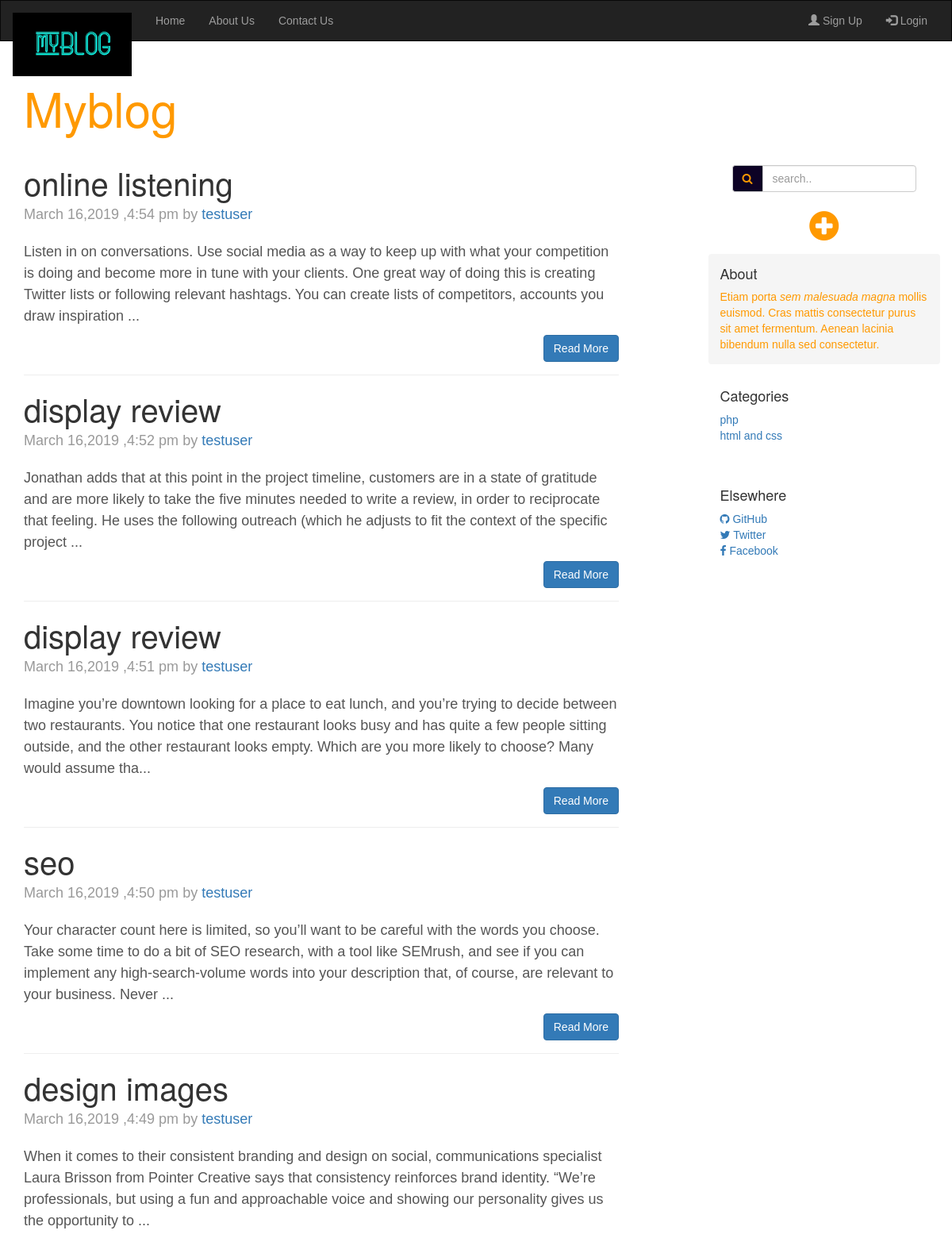
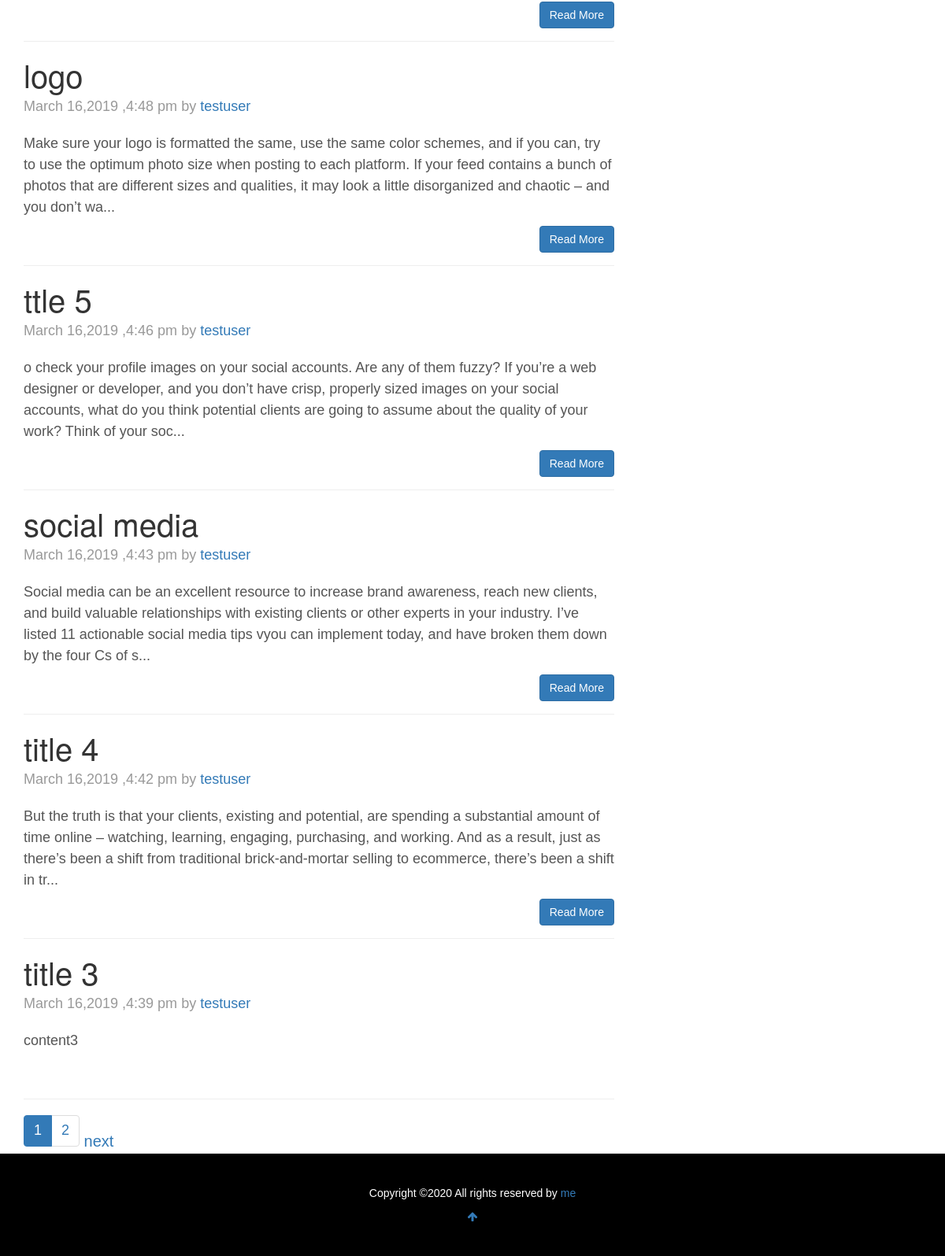
/category.php?id=1, run on the app's committed database (2 pictures, top to bottom).
### tables this page shows
CREATE TABLE `posts` (
  `id` int(11) NOT NULL,
  `cat_id` int(11) NOT NULL,
  `title` text NOT NULL,
  `content` text NOT NULL,
  `author` varchar(255) NOT NULL,
  `tags` text NOT NULL,
  `date` timestamp NOT NULL DEFAULT current_timestamp()
);

CREATE TABLE `users` (
  `user_id` int(11) NOT NULL,
  `email` text NOT NULL,
  `name` text NOT NULL,
  `password` text NOT NULL
);

CREATE TABLE `category` (
  `id` int(11) NOT NULL,
  `title` text NOT NULL
);

### lib/functions.php (called while the page is built)
<?php
	function formatDate($date){
		return date('F j,Y ,g:i a',strtotime($date));
	}
?>

### project.php (called while the page is built)
<?php
$loc = "";
?>

### category.php (the view, shortened to what this page needs)
<?php include_once "project.php" ?>
<?php
	include_once "lib/db.php";
	include_once "lib/functions.php";
	$db = new database();
	if(isset($_GET["id"])){
		$id = $_GET["id"];
		$query = "select * from posts where cat_id ='$id' order by id desc";
	}
	if(isset($_GET["pgno"])){
		$cur_pg=$_GET["pgno"];
	}
	else{
		$cur_pg=1;
	}
	$db->setpage($cur_pg);
	$pager = $db->paging($_GET["id"],"");
	$query .=" limit ".(($cur_pg-1)*10).",10";
	$posts = $db->select($query);
?>
<?php include_once "includes/nav.php"?>
    <div class="container">
      <div class="blog-header">
        <h1 class="blog-title txt-yellow">Myblog</h1>
      </div>
      <div class="row">
        <div class="col-sm-8 blog-main">
			<?php
			if($posts == true){
			while($row = $posts->fetch_array()):
			$anm = $row["author"];
			$query1 = "select * from users where user_id ='$anm'";
			$posts1 = $db->select($query1);
			$row1 = $posts1->fetch_array();
			?>
				<div class='blog-post'>
					<h2 class='blog-post-title'><?php echo $row['title']; ?></h2>
					<p class='blog-post-meta'><?php echo formatDate($row["date"]); ?> by <a href='#'><?php echo $row1["name"]; ?></a></p>
					<p><?php echo substr($row["content"],0,300); if(strlen($row["content"]) > 300) echo("...");?></p>
					<?php
					if(strlen($row["content"]) > 300): ?>
						<a href='single.php?id=<?php echo $row["id"];?>' class='readmore btn btn-primary' style="float:right">Read More </a>
					<?php endif;
					?>
				</div>
				<hr />
			<?php
			endwhile;
			echo $pager
			?>
			<?php
				}
			else{
				echo("<div class = 'alert alert-warning'>no posts found for selected category</div>");
			}
			?>
        </div>
	<?php include_once "includes/footer.php" ?>

### includes/footer.php
<?php
	$db = new database();
	$query = "select * from category";
	$cat = $db->select($query);
?>
        <div class="col-sm-3 col-sm-offset-1 blog-sidebar">
			<div class="container-fluid">
			<form action ="index.php" method="get">
				<div class="sbar input-group pull-right">
					<span class="sicon input-group-addon bg-blu" style="color:#ff9900"><i class='fa fa-search'></i></span>
					<input type="text" class="sinput form-control" id="search" name="search" placeholder="search..">
				</div>
			</form>
			</div>
			<br />
			<center><h1><big>
				<?php echo("<a href='".$loc."posts/add.php'><i class ='fa fa-plus-circle' style='color:#ff9900;'></i></a>");?>
			</big></h1></center>
          <div class="sidebar-module sidebar-module-inset txt-yellow">
            <h4>About</h4>
            <p>Etiam porta <em>sem malesuada magna</em> mollis euismod. Cras mattis consectetur purus sit amet fermentum. Aenean lacinia bibendum nulla sed consectetur.</p>
          </div>
          <div class="sidebar-module">
            <h4>Categories</h4>
            <ol class="list-unstyled">
			<?php while($row = $cat->fetch_array()):?>
              <li><a href="category.php?id=<?php echo($row['id']); ?>"><?php echo($row["title"]); ?></a></li>
            <?php endwhile;?>
            </ol>
          </div>
          <div class="sidebar-module">
            <h4>Elsewhere</h4>
            <ol class="list-unstyled">
              <li><a href="#"><i class="fa fa-github"></i> GitHub</a></li>
              <li><a href="#"><i class="fa fa-twitter"></i> Twitter</a></li>
              <li><a href="#"><i class = "fa fa-facebook"></i> Facebook</a></li>
            </ol>
          </div>
        </div>
      </div>
    </div>
    <footer class="blog-footer" style="background:black;color:#fff">
      <p>Copyright &copy;<script>document.write(new Date().getFullYear());</script> All rights reserved by <a target="_blank" href="http://nikita-portfolio.ml">me</a></p>
      <p>
        <a href="#"><i class="fa fa-arrow-up"></i></a>
      </p>
    </footer>
    </body>
</html>

### css/main.css (style rules this page uses)
body { font-family: Georgia, "Times New Roman", Times, serif; color: #555; }
h1, .h1, h2, .h2, h3, .h3, h4, .h4, h5, .h5, h6, .h6 { margin-top: 0; font-family: "Helvetica Neue", Helvetica, Arial, sans-serif; font-weight: 400; color: #333; }
.bg-blu { background:#0D0225; }
.txt-yellow { color:#ff9900; }
.sinput { width: 10px; -webkit-transition: width 0.4s ease-in-out; transition: width 0.4s ease-in-out; }
.blog-header { padding-top: 20px; padding-bottom: 20px; }
.blog-title { margin-top: 30px; margin-bottom: 0; font-size: 60px; font-weight: 400; }
.blog-main { font-size: 18px; line-height: 1.5; }
.sidebar-module { padding: 15px; margin: 0 -15px 15px; }
.sidebar-module-inset { padding: 15px; background-color: #f5f5f5; border-radius: 4px; }
.sidebar-module-inset p:last-child, .sidebar-module-inset ul:last-child, .sidebar-module-inset ol:last-child { margin-bottom: 0; }
.blog-post { margin-bottom: 60px; }
.blog-post-title { margin-bottom: 5px; font-size: 40px; }
.blog-post-meta { margin-bottom: 20px; color: #999; }
.blog-footer { padding: 40px 0; color: #999; text-align: center; background-color: #f9f9f9; border-top: 1px solid #e5e5e5; }
.blog-footer p:last-child { margin-bottom: 0; }

### css/log.css (style rules this page uses)
* { margin: 0; padding: 0; font-family: sans-serif; }

### css/add.css (style rules this page uses)
.bg-blu { background:#0D0225; }
.txt-yellow { color:#ff9900; }

### data on the page
posts: title "online listening", date "March 16,2019 ,4:54 pm", users.name "testuser", content "Listen in on conversations. Use social media as a way to keep up with what your competition is doing and become more in tune with your clients. One great way of doing this is creating Twitter lists or following relevant hashtags. You can create lists of competitors, accounts you draw inspiration"
posts: title "display review", date "March 16,2019 ,4:52 pm", users.name "testuser", content "Jonathan adds that at this point in the project timeline, customers are in a state of gratitude and are more likely to take the five minutes needed to write a review, in order to reciprocate that feeling. He uses the following outreach (which he adjusts to fit the context of the specific project"
posts: title "display review", date "March 16,2019 ,4:51 pm", users.name "testuser", content "Imagine you’re downtown looking for a place to eat lunch, and you’re trying to decide between two restaurants. You notice that one restaurant looks busy and has quite a few people sitting outside, and the other restaurant looks empty. Which are you more likely to choose? Many would assume tha"
posts: title "seo", date "March 16,2019 ,4:50 pm", users.name "testuser", content "Your character count here is limited, so you’ll want to be careful with the words you choose. Take some time to do a bit of SEO research, with a tool like SEMrush, and see if you can implement any high-search-volume words into your description that, of course, are relevant to your business. Never"
posts: title "design images", date "March 16,2019 ,4:49 pm", users.name "testuser", content "When it comes to their consistent branding and design on social, communications specialist Laura Brisson from Pointer Creative says that consistency reinforces brand identity. “We’re professionals, but using a fun and approachable voice and showing our personality gives us the opportunity to"
posts: title "logo", date "March 16,2019 ,4:48 pm", users.name "testuser", content "Make sure your logo is formatted the same, use the same color schemes, and if you can, try to use the optimum photo size when posting to each platform. If your feed contains a bunch of photos that are different sizes and qualities, it may look a little disorganized and chaotic – and you don’t wa"
posts: title "ttle 5", date "March 16,2019 ,4:46 pm", users.name "testuser", content "o check your profile images on your social accounts. Are any of them fuzzy? If you’re a web designer or developer, and you don’t have crisp, properly sized images on your social accounts, what do you think potential clients are going to assume about the quality of your work? Think of your soc"
posts: title "social media", date "March 16,2019 ,4:43 pm", users.name "testuser", content "Social media can be an excellent resource to increase brand awareness, reach new clients, and build valuable relationships with existing clients or other experts in your industry. I’ve listed 11 actionable social media tips vyou can implement today, and have broken them down by the four Cs of s"
posts: title "title 4", date "March 16,2019 ,4:42 pm", users.name "testuser", content "But the truth is that your clients, existing and potential, are spending a substantial amount of time online – watching, learning, engaging, purchasing, and working. And as a result, just as there’s been a shift from traditional brick-and-mortar selling to ecommerce, there’s been a shift in tr"
posts: title "title 3", date "March 16,2019 ,4:39 pm", users.name "testuser", content "content3"
category: title "php"
category: title "html and css"

### other printed values
$i "1"
